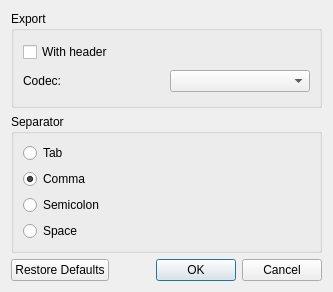
<?xml version="1.0" encoding="UTF-8"?>
<ui version="4.0">
 <class>DialogExportToCSV</class>
 <widget class="QDialog" name="DialogExportToCSV">
  <property name="windowModality">
   <enum>Qt::ApplicationModal</enum>
  </property>
  <property name="geometry">
   <rect>
    <x>0</x>
    <y>0</y>
    <width>333</width>
    <height>292</height>
   </rect>
  </property>
  <property name="windowTitle">
   <string>Export options</string>
  </property>
  <property name="windowIcon">
   <iconset resource="../share/resources/seamlymeicon.qrc">
    <normaloff>:/seamlymeicon/64x64/logo.png</normaloff>:/seamlymeicon/64x64/logo.png</iconset>
  </property>
  <property name="modal">
   <bool>true</bool>
  </property>
  <layout class="QVBoxLayout" name="verticalLayout_3">
   <item>
    <widget class="QGroupBox" name="groupBoxExport">
     <property name="title">
      <string>Export</string>
     </property>
     <layout class="QVBoxLayout" name="verticalLayout">
      <item>
       <widget class="QCheckBox" name="checkBoxWithHeader">
        <property name="text">
         <string>With header</string>
        </property>
       </widget>
      </item>
      <item>
       <layout class="QHBoxLayout" name="horizontalLayout">
        <item>
         <widget class="QLabel" name="label">
          <property name="sizePolicy">
           <sizepolicy hsizetype="Preferred" vsizetype="Preferred">
            <horstretch>0</horstretch>
            <verstretch>0</verstretch>
           </sizepolicy>
          </property>
          <property name="text">
           <string>Codec:</string>
          </property>
         </widget>
        </item>
        <item>
         <widget class="QComboBox" name="comboBoxCodec"/>
        </item>
       </layout>
      </item>
     </layout>
    </widget>
   </item>
   <item>
    <widget class="QGroupBox" name="groupBoxSeparator">
     <property name="title">
      <string>Separator</string>
     </property>
     <layout class="QVBoxLayout" name="verticalLayout_2">
      <item>
       <widget class="QRadioButton" name="radioButtonTab">
        <property name="text">
         <string>Tab</string>
        </property>
        <attribute name="buttonGroup">
         <string notr="true">buttonGroup</string>
        </attribute>
       </widget>
      </item>
      <item>
       <widget class="QRadioButton" name="radioButtonComma">
        <property name="text">
         <string>Comma</string>
        </property>
        <property name="checked">
         <bool>true</bool>
        </property>
        <attribute name="buttonGroup">
         <string notr="true">buttonGroup</string>
        </attribute>
       </widget>
      </item>
      <item>
       <widget class="QRadioButton" name="radioButtonSemicolon">
        <property name="text">
         <string>Semicolon</string>
        </property>
        <attribute name="buttonGroup">
         <string notr="true">buttonGroup</string>
        </attribute>
       </widget>
      </item>
      <item>
       <widget class="QRadioButton" name="radioButtonSpace">
        <property name="text">
         <string>Space</string>
        </property>
        <attribute name="buttonGroup">
         <string notr="true">buttonGroup</string>
        </attribute>
       </widget>
      </item>
     </layout>
    </widget>
   </item>
   <item>
    <widget class="QDialogButtonBox" name="buttonBox">
     <property name="orientation">
      <enum>Qt::Horizontal</enum>
     </property>
     <property name="standardButtons">
      <set>QDialogButtonBox::Cancel|QDialogButtonBox::Ok|QDialogButtonBox::RestoreDefaults</set>
     </property>
    </widget>
   </item>
  </layout>
 </widget>
 <resources>
  <include location="../share/resources/seamlymeicon.qrc"/>
 </resources>
 <connections>
  <connection>
   <sender>buttonBox</sender>
   <signal>accepted()</signal>
   <receiver>DialogExportToCSV</receiver>
   <slot>accept()</slot>
   <hints>
    <hint type="sourcelabel">
     <x>248</x>
     <y>254</y>
    </hint>
    <hint type="destinationlabel">
     <x>157</x>
     <y>274</y>
    </hint>
   </hints>
  </connection>
  <connection>
   <sender>buttonBox</sender>
   <signal>rejected()</signal>
   <receiver>DialogExportToCSV</receiver>
   <slot>reject()</slot>
   <hints>
    <hint type="sourcelabel">
     <x>316</x>
     <y>260</y>
    </hint>
    <hint type="destinationlabel">
     <x>286</x>
     <y>274</y>
    </hint>
   </hints>
  </connection>
 </connections>
 <buttongroups>
  <buttongroup name="buttonGroup"/>
 </buttongroups>
</ui>
